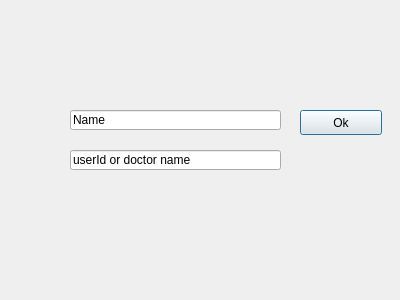
<?xml version="1.0" encoding="UTF-8"?>
<ui version="4.0">
 <class>Entity</class>
 <widget class="QDialog" name="Entity">
  <property name="geometry">
   <rect>
    <x>0</x>
    <y>0</y>
    <width>400</width>
    <height>300</height>
   </rect>
  </property>
  <property name="windowTitle">
   <string>Dialog</string>
  </property>
  <widget class="QPushButton" name="pushButton">
   <property name="geometry">
    <rect>
     <x>300</x>
     <y>110</y>
     <width>82</width>
     <height>25</height>
    </rect>
   </property>
   <property name="text">
    <string>Ok</string>
   </property>
  </widget>
  <widget class="QLineEdit" name="Name">
   <property name="geometry">
    <rect>
     <x>70</x>
     <y>110</y>
     <width>211</width>
     <height>20</height>
    </rect>
   </property>
   <property name="text">
    <string>Name</string>
   </property>
  </widget>
  <widget class="QLineEdit" name="passwordORdiagnosis">
   <property name="geometry">
    <rect>
     <x>70</x>
     <y>150</y>
     <width>211</width>
     <height>20</height>
    </rect>
   </property>
   <property name="text">
    <string>userId or doctor name</string>
   </property>
  </widget>
 </widget>
 <resources/>
 <connections/>
</ui>
